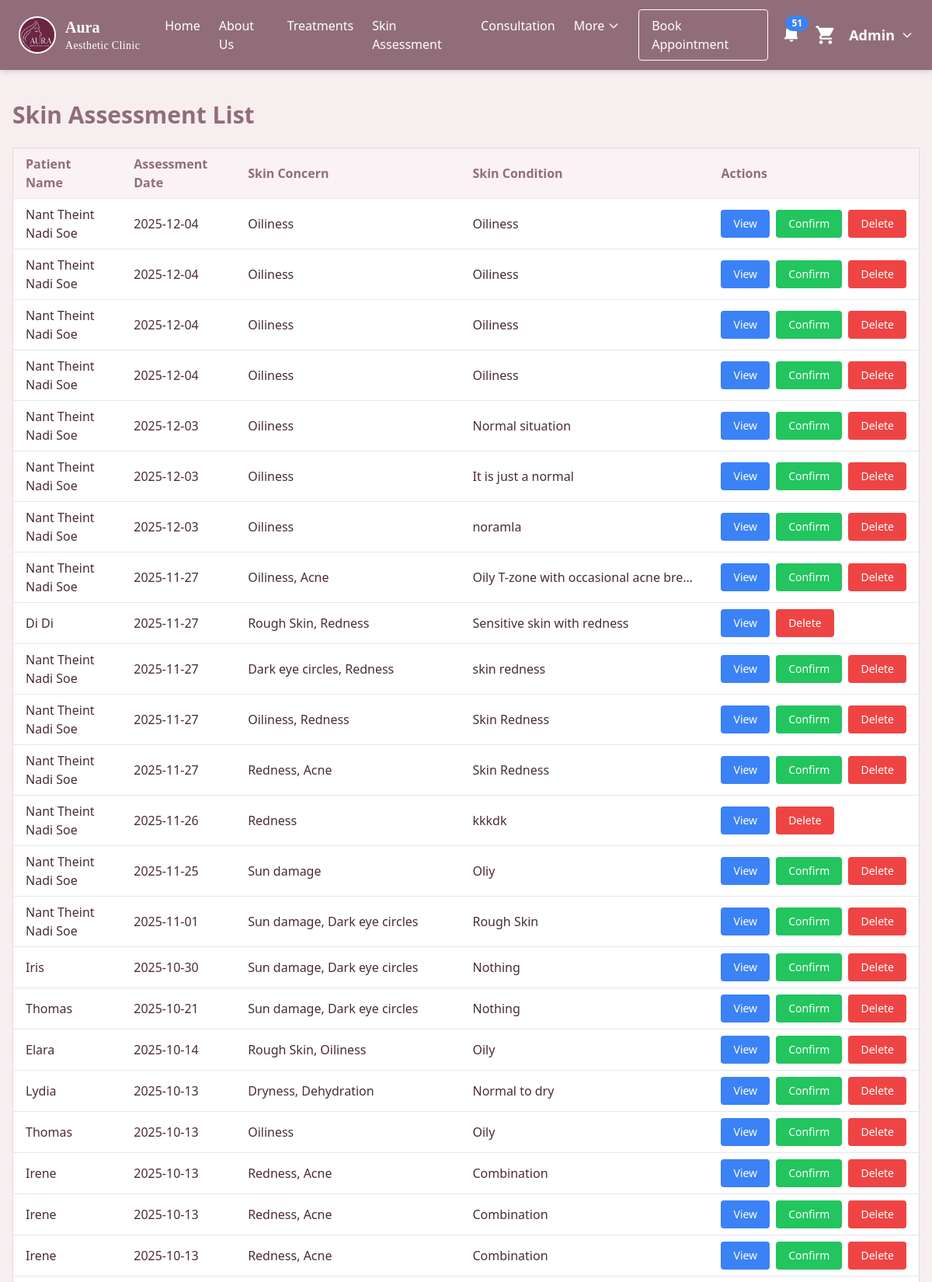
The page /skinassessmentlist.php (signed in, upper part) on the database its author committed.
### tables this page shows
CREATE TABLE `skinassessment` (
  `AssessmentCode` varchar(30) NOT NULL,
  `PatientID` int(11) NOT NULL,
  `Name` varchar(50) NOT NULL,
  `Email` varchar(50) NOT NULL,
  `PhoneNumber` varchar(30) NOT NULL,
  `DateOfBirth` date NOT NULL,
  `Gender` varchar(30) NOT NULL,
  `AssessmentDate` date NOT NULL,
  `Allergies` varchar(255) NOT NULL,
  `SkincareRoutine` text NOT NULL,
  `SkincareCost` varchar(50) NOT NULL,
  `SkinPhoto` varchar(255) NOT NULL,
  `SkinConcern` varchar(50) NOT NULL,
  `SkinCondition` text NOT NULL,
  `Status` varchar(30) NOT NULL,
  `IsNotified` tinyint(1) NOT NULL
);

CREATE TABLE `patientregister` (
  `PatientID` int(11) NOT NULL,
  `Name` varchar(50) NOT NULL,
  `UserName` varchar(50) NOT NULL,
  `Email` varchar(50) NOT NULL,
  `Password` varchar(255) NOT NULL,
  `PhoneNumber` varchar(30) NOT NULL,
  `DateofBirth` date NOT NULL,
  `Gender` varchar(30) NOT NULL,
  `Address` varchar(50) NOT NULL
);

### skinassessmentlist.php (the view, shortened to what this page needs)
<?php
$role = $_SESSION['position'];
include('header.php');
include('navbar.php');
?>
<body class="bg-[#F7EFEF] text-[#4A2C35] font-sans">
    <div class="max-w-7xl mx-auto mt-6 lg:mt-10 px-3 sm:px-4 mb-8 lg:mb-16">
        <h1 class="text-2xl lg:text-3xl font-bold text-[#916D7A] mb-4 lg:mb-6">Skin Assessment List</h1>
        <div class="overflow-x-auto">
            <table class="w-full bg-white border border-[#EBD5DC] rounded shadow-md text-sm lg:text-base">
                <thead>
                    <tr class="bg-[#FAF2F5] text-[#916D7A]">
                        <th class="py-2 px-2 sm:px-4 border-b text-left">Patient Name</th>
                        <th class="py-2 px-2 sm:px-4 border-b text-left">Assessment Date</th>
                        <th class="py-2 px-2 sm:px-4 border-b text-left">Skin Concern</th>
                        <th class="py-2 px-2 sm:px-4 border-b text-left">Skin Condition</th>
                        <th class="py-2 px-2 sm:px-4 border-b text-left">Actions</th>
                    </tr>
                </thead>
                <tbody>
                    <?php
                    $assessQuery = mysqli_query($connect, "
                        SELECT sa.*, p.Name AS PatientName
                        FROM skinassessment sa
                        LEFT JOIN patientregister p ON sa.PatientID = p.PatientID
                        ORDER BY AssessmentDate DESC
                    ");
                    if ($assessQuery && mysqli_num_rows($assessQuery) > 0):
                        while ($a = mysqli_fetch_assoc($assessQuery)):
                    ?>
                            <tr class="hover:bg-[#F7EFEF]">
                                <td class="py-2 px-2 sm:px-4 border-b"><?= htmlspecialchars($a['PatientName'] ?? '') ?></td>
                                <td class="py-2 px-2 sm:px-4 border-b"><?= htmlspecialchars($a['AssessmentDate'] ?? '') ?></td>
                                <td class="py-2 px-2 sm:px-4 border-b truncate max-w-xs"><?= htmlspecialchars($a['SkinConcern'] ?? '') ?></td>
                                <td class="py-2 px-2 sm:px-4 border-b truncate max-w-xs"><?= htmlspecialchars($a['SkinCondition'] ?? '') ?></td>
                                <td class="py-2 px-2 sm:px-4 border-b">
                                    <div class="flex flex-col sm:flex-row gap-1 sm:gap-2">
                                        <a href="view_skinassessment.php?code=<?= urlencode($a['AssessmentCode']) ?>"
                                            class="bg-blue-500 text-white px-2 sm:px-4 py-1 sm:py-2 rounded hover:bg-blue-700 text-xs sm:text-sm text-center">View</a>
                                        <?php if (($a['Status'] ?? '') !== 'Confirmed'): ?>
                                            <?php if (in_array($role, ['Admin', 'Receptionist'])): ?>
                                                <a href="skinassessmentlist.php?confirm_assessment=<?= urlencode($a['AssessmentCode']) ?>"
                                                    class="bg-green-500 text-white px-2 sm:px-4 py-1 sm:py-2 rounded hover:bg-green-700 text-xs sm:text-sm text-center"
                                                    onclick="return confirm('Confirm this skin assessment?');">Confirm</a>
                                            <?php else: ?>
                                                <button class="bg-gray-400 text-white px-2 sm:px-4 py-1 sm:py-2 rounded text-xs sm:text-sm w-full sm:w-auto"
                                                    onclick="alert('Access denied! You cannot confirm skin assessments.')">Confirm</button>
                                            <?php endif; ?>
                                        <?php endif; ?>
                                        <?php if ($role === 'Admin'): ?>
                                            <a href="skinassessmentlist.php?delete_assessment=<?= urlencode($a['AssessmentCode']) ?>"
                                                class="bg-red-500 text-white px-2 sm:px-4 py-1 sm:py-2 rounded hover:bg-red-700 text-xs sm:text-sm text-center"
                                                onclick="return confirm('Delete this skin assessment?');">Delete</a>
                                        <?php else: ?>
                                            <button class="bg-gray-400 text-white px-2 sm:px-4 py-1 sm:py-2 rounded text-xs sm:text-sm w-full sm:w-auto"
                                                onclick="alert('Access denied! Only Admin can delete skin assessments.')">Delete</button>
                                        <?php endif; ?>
                                    </div>
                                </td>
                            </tr>
                        <?php endwhile;
                    else: ?>
                        <tr>
                            <td colspan="5" class="text-center text-gray-500 py-4">No skin assessments found.</td>
                        </tr>
                    <?php endif; ?>
                </tbody>
            </table>
        </div>
    </div>
</body>

### style.css (style rules this page uses)
body { background-color: pink; }

### rows shown on the page
skinassessment: PatientID.Name "Nant Theint Nadi Soe", AssessmentDate "2025-12-04", SkinConcern "Oiliness", SkinCondition "Oiliness"
skinassessment: PatientID.Name "Nant Theint Nadi Soe", AssessmentDate "2025-12-04", SkinConcern "Oiliness", SkinCondition "Oiliness"
skinassessment: PatientID.Name "Nant Theint Nadi Soe", AssessmentDate "2025-12-04", SkinConcern "Oiliness", SkinCondition "Oiliness"
skinassessment: PatientID.Name "Nant Theint Nadi Soe", AssessmentDate "2025-12-04", SkinConcern "Oiliness", SkinCondition "Oiliness"
skinassessment: PatientID.Name "Nant Theint Nadi Soe", AssessmentDate "2025-12-03", SkinConcern "Oiliness", SkinCondition "Normal situation"
skinassessment: PatientID.Name "Nant Theint Nadi Soe", AssessmentDate "2025-12-03", SkinConcern "Oiliness", SkinCondition "It is just a normal"
skinassessment: PatientID.Name "Nant Theint Nadi Soe", AssessmentDate "2025-12-03", SkinConcern "Oiliness", SkinCondition "noramla"
skinassessment: PatientID.Name "Nant Theint Nadi Soe", AssessmentDate "2025-11-27", SkinConcern "Oiliness, Acne", SkinCondition "Oily T-zone with occasional acne bre…"
skinassessment: PatientID.Name "Di Di", AssessmentDate "2025-11-27", SkinConcern "Rough Skin, Redness", SkinCondition "Sensitive skin with redness"
skinassessment: PatientID.Name "Nant Theint Nadi Soe", AssessmentDate "2025-11-27", SkinConcern "Dark eye circles, Redness", SkinCondition "skin redness"
skinassessment: PatientID.Name "Nant Theint Nadi Soe", AssessmentDate "2025-11-27", SkinConcern "Oiliness, Redness", SkinCondition "Skin Redness"
skinassessment: PatientID.Name "Nant Theint Nadi Soe", AssessmentDate "2025-11-27", SkinConcern "Redness, Acne", SkinCondition "Skin Redness"
skinassessment: PatientID.Name "Nant Theint Nadi Soe", AssessmentDate "2025-11-26", SkinConcern "Redness", SkinCondition "kkkdk"
skinassessment: PatientID.Name "Nant Theint Nadi Soe", AssessmentDate "2025-11-25", SkinConcern "Sun damage", SkinCondition "Oliy"
skinassessment: PatientID.Name "Nant Theint Nadi Soe", AssessmentDate "2025-11-01", SkinConcern "Sun damage, Dark eye circles", SkinCondition "Rough Skin"
skinassessment: PatientID.Name "Iris", AssessmentDate "2025-10-30", SkinConcern "Sun damage, Dark eye circles", SkinCondition "Nothing"
skinassessment: PatientID.Name "Thomas", AssessmentDate "2025-10-21", SkinConcern "Sun damage, Dark eye circles", SkinCondition "Nothing"
skinassessment: PatientID.Name "Elara", AssessmentDate "2025-10-14", SkinConcern "Rough Skin, Oiliness", SkinCondition "Oily"
skinassessment: PatientID.Name "Lydia", AssessmentDate "2025-10-13", SkinConcern "Dryness, Dehydration", SkinCondition "Normal to dry"
skinassessment: PatientID.Name "Thomas", AssessmentDate "2025-10-13", SkinConcern "Oiliness", SkinCondition "Oily"
skinassessment: PatientID.Name "Irene", AssessmentDate "2025-10-13", SkinConcern "Redness, Acne", SkinCondition "Combination"
skinassessment: PatientID.Name "Irene", AssessmentDate "2025-10-13", SkinConcern "Redness, Acne", SkinCondition "Combination"
skinassessment: PatientID.Name "Irene", AssessmentDate "2025-10-13", SkinConcern "Redness, Acne", SkinCondition "Combination"

### other values the page prints
$staffNotiCount "51"
$staffName "Admin"
